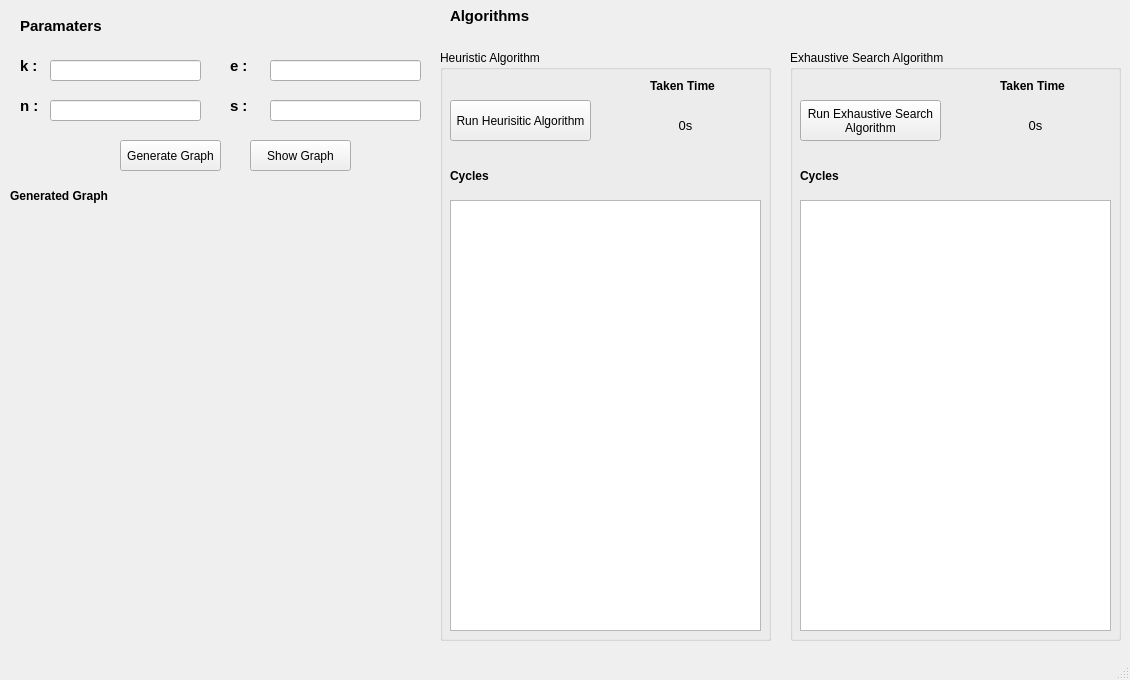
<?xml version="1.0" encoding="UTF-8"?>
<ui version="4.0">
 <class>MainWindow</class>
 <widget class="QMainWindow" name="MainWindow">
  <property name="geometry">
   <rect>
    <x>0</x>
    <y>0</y>
    <width>1130</width>
    <height>680</height>
   </rect>
  </property>
  <property name="windowTitle">
   <string>Minimum k-Chinese Postman Problem</string>
  </property>
  <property name="windowIcon">
   <iconset>
    <normaloff>logo.jpg</normaloff>logo.jpg</iconset>
  </property>
  <property name="iconSize">
   <size>
    <width>30</width>
    <height>30</height>
   </size>
  </property>
  <widget class="QWidget" name="centralwidget">
   <widget class="QPushButton" name="pushButton">
    <property name="geometry">
     <rect>
      <x>120</x>
      <y>140</y>
      <width>101</width>
      <height>31</height>
     </rect>
    </property>
    <property name="text">
     <string>Generate Graph</string>
    </property>
   </widget>
   <widget class="QPushButton" name="pushButton_2">
    <property name="geometry">
     <rect>
      <x>250</x>
      <y>140</y>
      <width>101</width>
      <height>31</height>
     </rect>
    </property>
    <property name="text">
     <string>Show Graph</string>
    </property>
   </widget>
   <widget class="QLineEdit" name="lineEdit">
    <property name="geometry">
     <rect>
      <x>50</x>
      <y>60</y>
      <width>151</width>
      <height>21</height>
     </rect>
    </property>
    <property name="text">
     <string/>
    </property>
   </widget>
   <widget class="QLabel" name="label">
    <property name="geometry">
     <rect>
      <x>20</x>
      <y>10</y>
      <width>91</width>
      <height>31</height>
     </rect>
    </property>
    <property name="font">
     <font>
      <pointsize>11</pointsize>
      <weight>75</weight>
      <bold>true</bold>
     </font>
    </property>
    <property name="text">
     <string>Paramaters</string>
    </property>
   </widget>
   <widget class="QLabel" name="label_2">
    <property name="geometry">
     <rect>
      <x>20</x>
      <y>50</y>
      <width>31</width>
      <height>31</height>
     </rect>
    </property>
    <property name="font">
     <font>
      <pointsize>11</pointsize>
      <weight>75</weight>
      <bold>true</bold>
     </font>
    </property>
    <property name="text">
     <string>k :</string>
    </property>
   </widget>
   <widget class="QLineEdit" name="lineEdit_2">
    <property name="geometry">
     <rect>
      <x>50</x>
      <y>100</y>
      <width>151</width>
      <height>21</height>
     </rect>
    </property>
    <property name="text">
     <string/>
    </property>
   </widget>
   <widget class="QLabel" name="label_3">
    <property name="geometry">
     <rect>
      <x>20</x>
      <y>90</y>
      <width>31</width>
      <height>31</height>
     </rect>
    </property>
    <property name="font">
     <font>
      <pointsize>11</pointsize>
      <weight>75</weight>
      <bold>true</bold>
     </font>
    </property>
    <property name="text">
     <string>n :</string>
    </property>
   </widget>
   <widget class="QLabel" name="label_4">
    <property name="geometry">
     <rect>
      <x>230</x>
      <y>90</y>
      <width>31</width>
      <height>31</height>
     </rect>
    </property>
    <property name="font">
     <font>
      <pointsize>11</pointsize>
      <weight>75</weight>
      <bold>true</bold>
     </font>
    </property>
    <property name="text">
     <string>s :</string>
    </property>
   </widget>
   <widget class="QLineEdit" name="lineEdit_3">
    <property name="geometry">
     <rect>
      <x>270</x>
      <y>100</y>
      <width>151</width>
      <height>21</height>
     </rect>
    </property>
    <property name="text">
     <string/>
    </property>
   </widget>
   <widget class="QLineEdit" name="lineEdit_4">
    <property name="geometry">
     <rect>
      <x>270</x>
      <y>60</y>
      <width>151</width>
      <height>21</height>
     </rect>
    </property>
    <property name="text">
     <string/>
    </property>
   </widget>
   <widget class="QLabel" name="label_5">
    <property name="geometry">
     <rect>
      <x>230</x>
      <y>50</y>
      <width>31</width>
      <height>31</height>
     </rect>
    </property>
    <property name="font">
     <font>
      <pointsize>11</pointsize>
      <weight>75</weight>
      <bold>true</bold>
     </font>
    </property>
    <property name="text">
     <string>e :</string>
    </property>
   </widget>
   <widget class="QLabel" name="label_6">
    <property name="geometry">
     <rect>
      <x>450</x>
      <y>0</y>
      <width>91</width>
      <height>31</height>
     </rect>
    </property>
    <property name="font">
     <font>
      <pointsize>11</pointsize>
      <weight>75</weight>
      <bold>true</bold>
     </font>
    </property>
    <property name="text">
     <string>Algorithms</string>
    </property>
   </widget>
   <widget class="QLabel" name="label_7">
    <property name="geometry">
     <rect>
      <x>10</x>
      <y>220</y>
      <width>411</width>
      <height>411</height>
     </rect>
    </property>
    <property name="text">
     <string/>
    </property>
   </widget>
   <widget class="QGroupBox" name="groupBox">
    <property name="geometry">
     <rect>
      <x>440</x>
      <y>50</y>
      <width>331</width>
      <height>591</height>
     </rect>
    </property>
    <property name="font">
     <font>
      <pointsize>9</pointsize>
      <weight>50</weight>
      <bold>false</bold>
     </font>
    </property>
    <property name="title">
     <string>Heuristic Algorithm</string>
    </property>
    <widget class="QPushButton" name="pushButton_3">
     <property name="geometry">
      <rect>
       <x>10</x>
       <y>50</y>
       <width>141</width>
       <height>41</height>
      </rect>
     </property>
     <property name="text">
      <string>Run Heurisitic Algorithm</string>
     </property>
    </widget>
    <widget class="QTextEdit" name="textEdit">
     <property name="enabled">
      <bool>true</bool>
     </property>
     <property name="geometry">
      <rect>
       <x>10</x>
       <y>150</y>
       <width>311</width>
       <height>431</height>
      </rect>
     </property>
     <property name="readOnly">
      <bool>true</bool>
     </property>
    </widget>
    <widget class="QLabel" name="label_8">
     <property name="geometry">
      <rect>
       <x>10</x>
       <y>110</y>
       <width>91</width>
       <height>31</height>
      </rect>
     </property>
     <property name="font">
      <font>
       <pointsize>9</pointsize>
       <weight>75</weight>
       <bold>true</bold>
      </font>
     </property>
     <property name="text">
      <string>Cycles</string>
     </property>
    </widget>
    <widget class="QLabel" name="label_10">
     <property name="geometry">
      <rect>
       <x>210</x>
       <y>20</y>
       <width>91</width>
       <height>31</height>
      </rect>
     </property>
     <property name="font">
      <font>
       <pointsize>9</pointsize>
       <weight>75</weight>
       <bold>true</bold>
      </font>
     </property>
     <property name="text">
      <string>Taken Time</string>
     </property>
    </widget>
    <widget class="QLabel" name="label_12">
     <property name="geometry">
      <rect>
       <x>200</x>
       <y>60</y>
       <width>91</width>
       <height>31</height>
      </rect>
     </property>
     <property name="font">
      <font>
       <pointsize>10</pointsize>
       <weight>50</weight>
       <bold>false</bold>
      </font>
     </property>
     <property name="text">
      <string>0s</string>
     </property>
     <property name="alignment">
      <set>Qt::AlignCenter</set>
     </property>
    </widget>
   </widget>
   <widget class="QGroupBox" name="groupBox_2">
    <property name="geometry">
     <rect>
      <x>790</x>
      <y>50</y>
      <width>331</width>
      <height>591</height>
     </rect>
    </property>
    <property name="font">
     <font>
      <pointsize>9</pointsize>
      <weight>50</weight>
      <bold>false</bold>
     </font>
    </property>
    <property name="title">
     <string>Exhaustive Search Algorithm</string>
    </property>
    <widget class="QPushButton" name="pushButton_4">
     <property name="geometry">
      <rect>
       <x>10</x>
       <y>50</y>
       <width>141</width>
       <height>41</height>
      </rect>
     </property>
     <property name="text">
      <string>Run Exhaustive Search 
Algorithm</string>
     </property>
    </widget>
    <widget class="QTextEdit" name="textEdit_2">
     <property name="geometry">
      <rect>
       <x>10</x>
       <y>150</y>
       <width>311</width>
       <height>431</height>
      </rect>
     </property>
     <property name="readOnly">
      <bool>true</bool>
     </property>
    </widget>
    <widget class="QLabel" name="label_9">
     <property name="geometry">
      <rect>
       <x>10</x>
       <y>110</y>
       <width>91</width>
       <height>31</height>
      </rect>
     </property>
     <property name="font">
      <font>
       <pointsize>9</pointsize>
       <weight>75</weight>
       <bold>true</bold>
      </font>
     </property>
     <property name="text">
      <string>Cycles</string>
     </property>
    </widget>
    <widget class="QLabel" name="label_11">
     <property name="geometry">
      <rect>
       <x>210</x>
       <y>20</y>
       <width>91</width>
       <height>31</height>
      </rect>
     </property>
     <property name="font">
      <font>
       <pointsize>9</pointsize>
       <weight>75</weight>
       <bold>true</bold>
      </font>
     </property>
     <property name="text">
      <string>Taken Time</string>
     </property>
    </widget>
    <widget class="QLabel" name="label_13">
     <property name="geometry">
      <rect>
       <x>200</x>
       <y>60</y>
       <width>91</width>
       <height>31</height>
      </rect>
     </property>
     <property name="font">
      <font>
       <pointsize>10</pointsize>
       <weight>50</weight>
       <bold>false</bold>
      </font>
     </property>
     <property name="text">
      <string>0s</string>
     </property>
     <property name="alignment">
      <set>Qt::AlignCenter</set>
     </property>
    </widget>
   </widget>
   <widget class="QLabel" name="label_14">
    <property name="geometry">
     <rect>
      <x>10</x>
      <y>180</y>
      <width>121</width>
      <height>31</height>
     </rect>
    </property>
    <property name="font">
     <font>
      <pointsize>9</pointsize>
      <weight>75</weight>
      <bold>true</bold>
     </font>
    </property>
    <property name="text">
     <string>Generated Graph</string>
    </property>
   </widget>
  </widget>
  <widget class="QMenuBar" name="menubar">
   <property name="geometry">
    <rect>
     <x>0</x>
     <y>0</y>
     <width>1130</width>
     <height>21</height>
    </rect>
   </property>
  </widget>
  <widget class="QStatusBar" name="statusbar"/>
 </widget>
 <resources/>
 <connections/>
</ui>
